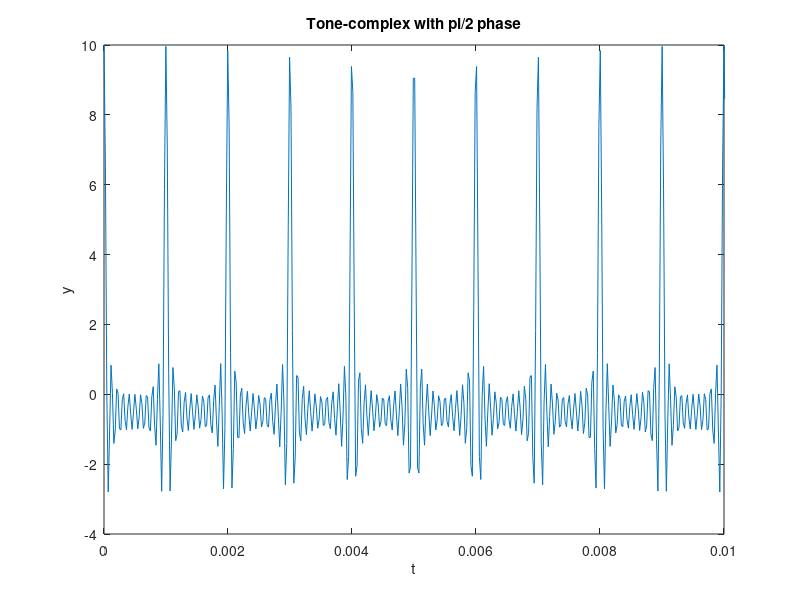

MATLAB code for this plot:
clear all
fs_s = 44100;   % sampling frequency [Hz]
T_s = 5;        % total time[s]
f0 = 1000;      % fundamental frequency [Hz]
a_k = 1;        % amplitude
t_s = 0:1/fs_s:T_s-1/fs_s;

N = 10;         % number of components
%%
phase = zeros(1,N); % in the case of zero phase
ttl="0 phase";

%%
%Uncomment for pi/2
% 
for i=1:N
    phase(i)= pi/2;
end
ttl='pi/2 phase';
%%
%Uncomment for random phase

% for i=1:N
%     phase(i)= rand*2*pi;
% end
% ttl='random phase';

%%
% initialize the signal with a vector of zeros
s = zeros(1,fs_s*T_s);  % Where does the fs*T come from? -- > number of samples 

% now the loop
for kk = 1:N
    s = s + a_k*sin(2*pi*kk*f0*t_s+phase(kk));
end
sound(s,fs_s)
    
% plotting
figure('Name','A cool tone complex!')

plot(t_s,s)
xlabel('t')
ylabel('y')
xlim([0 .01])
title(sprintf('Tone-complex with %s', ttl))